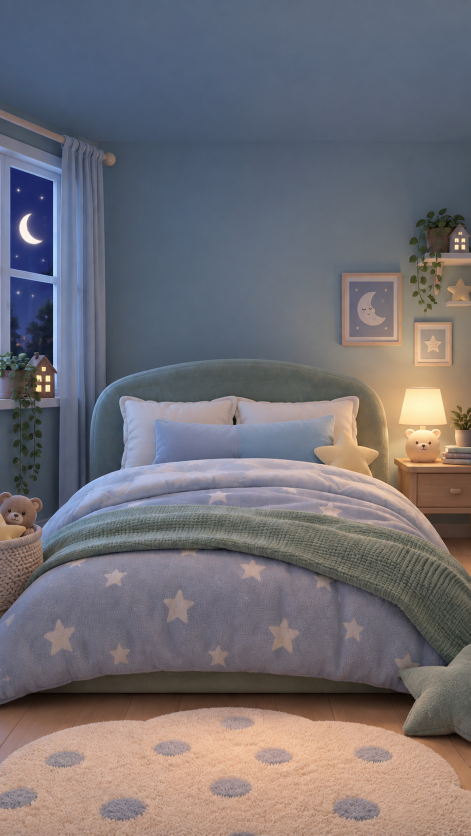
#> input picture assets/rooms/bedroom.jpg, 941 x 1672 px (shown at 1/2 size)
$ python gen_bedroom_brief.py ../assets/rooms
#> lines starting #> are read from the running program, lines starting #| are printed output that depends on the picture
"""Чертежи к брифу на слои спальни: схемы, обмеры, наглядные сравнения.

Заказчик отдаёт бриф в GPT одним файлом, поэтому всё, что раньше было
объяснением на словах, должно быть нарисовано и подписано прямо на картинке.
Скрипт собирает эти картинки в `docs/bedroom-brief/`, откуда их забирает
`docs/bedroom-brief.html` и дальше `tool/gen_pdf.py`.

    python3 tool/gen_bedroom_brief.py <папка-с-присланными-слоями>

В папке ожидаются файлы от подрядчика: room.png, blanket_front.png,
lamp_glow.png и четыре варианта мишки got_eyes_open / got_eyes_half /
got_eyes_closed / got_yawn.
"""

from __future__ import annotations

import argparse
from pathlib import Path

from PIL import Image, ImageDraw, ImageFont

ROOT = Path(__file__).resolve().parent.parent
SRC = ROOT / 'assets' / 'rooms' / 'bedroom.jpg'
FONT = ROOT / 'assets' / 'fonts' / 'Nunito.ttf'
OUT = ROOT / 'docs' / 'bedroom-brief'

W, H = 941, 1672

# Обмеры сняты с исходной картинки спальни. Меняются только вместе с ней.
BEAR = (355, 690, 591, 950)
FACE = (420, 830, 530, 915)
TIP = (463, 690)
EYE_L = (444, 857, 15, 13)      # центр x, центр y, ширина, высота
EYE_R = (502, 849, 14, 13)
NOSE = (464, 864, 491, 885)
MOUTH = (460, 878, 514, 901)
BLANKET_TOP = 912
GLOW = (785, 740, 880, 942)

# Что прислали: имя файла -> (ширина, высота, левый край, верх).
GOT = {
    'got_eyes_open.png': ('глаза открыты', 860, 946, 65, 400),
    'got_eyes_half.png': ('глаза полуприкрыты', 862, 958, 60, 374),
    'got_eyes_closed.png': ('глаза закрыты', 594, 650, 203, 508),
    'got_yawn.png': ('зевок', 590, 644, 194, 508),
}

INK = (26, 32, 46)
RED = (214, 69, 54)
GREEN = (46, 138, 94)
BLUE = (38, 106, 189)
GREY = (120, 132, 152)
PAPER = (255, 255, 255)


def font(size: int) -> ImageFont.FreeTypeFont:
    return ImageFont.truetype(str(FONT), size)


def label(draw, xy, text, size=22, fill=INK, anchor='la', pad=4, back=PAPER):
    """Подпись на плашке — иначе цифры теряются на пёстрой картинке.

    Многострочные подписи Pillow с якорем не рисует, поэтому строки
    раскладываем сами: так у подписи остаётся та же точка привязки.
    """
    f = font(size)
    lines = text.split('\n')
    step = size * 1.3
    # Якорь по вертикали задаёт, от чего отсчитывать первую строку.
    shift = {'a': 0.0, 't': 0.0, 'm': -(len(lines) - 1) / 2,
             's': 0.0, 'b': -(len(lines) - 1), 'd': -(len(lines) - 1)}
    first = shift.get(anchor[1], 0.0) * step
    spots = [(xy[0], xy[1] + first + i * step) for i in range(len(lines))]

    boxes = [draw.textbbox(spot, line, font=f, anchor=anchor)
             for spot, line in zip(spots, lines)]
    draw.rectangle(
        [min(b[0] for b in boxes) - pad, min(b[1] for b in boxes) - pad,
         max(b[2] for b in boxes) + pad, max(b[3] for b in boxes) + pad],
        fill=back,
    )
    for spot, line in zip(spots, lines):
        draw.text(spot, line, font=f, fill=fill, anchor=anchor)


def dashed(draw, box, fill, width=3, dash=14):
    """Пунктирная рамка: сплошная читается как часть картинки."""
    if len(box) == 2:
        box = (box[0][0], box[0][1], box[1][0], box[1][1])
    x0, y0, x1, y1 = box
    for x in range(int(x0), int(x1), dash * 2):
        draw.line([(x, y0), (min(x + dash, x1), y0)], fill=fill, width=width)
        draw.line([(x, y1), (min(x + dash, x1), y1)], fill=fill, width=width)
    for y in range(int(y0), int(y1), dash * 2):
        draw.line([(x0, y), (x0, min(y + dash, y1))], fill=fill, width=width)
        draw.line([(x1, y), (x1, min(y + dash, y1))], fill=fill, width=width)


def arrow(draw, a, b, fill, width=3, head=9):
    """Стрелка с двумя наконечниками — ею показываем размеры."""
    draw.line([a, b], fill=fill, width=width)
    for tip, other in ((a, b), (b, a)):
        dx, dy = other[0] - tip[0], other[1] - tip[1]
        length = max(1.0, (dx * dx + dy * dy) ** 0.5)
        ux, uy = dx / length, dy / length
        px, py = -uy, ux
        draw.polygon(
            [
                tip,
                (tip[0] + ux * head * 2 + px * head, tip[1] + uy * head * 2 + py * head),
                (tip[0] + ux * head * 2 - px * head, tip[1] + uy * head * 2 - py * head),
            ],
            fill=fill,
        )


# --- 1. Холст целиком: где стоит мишка ------------------------------------

def sheet_canvas() -> Image.Image:
    """Исходная спальня с разметкой: поля, прямоугольник мишки, размеры."""
    scale = 1
    pad_left, pad_top, pad_right, pad_bottom = 150, 110, 90, 90
    room = Image.open(SRC).convert('RGB')
#> room is the input picture: PIL image 941x1672 RGB; mean R, G, B 114.5, 110.7, 115.6
    img = Image.new('RGB', (W + pad_left + pad_right, H + pad_top + pad_bottom), PAPER)
#> img: PIL image 1181x1872 RGB; every value is 255
    img.paste(room, (pad_left, pad_top))
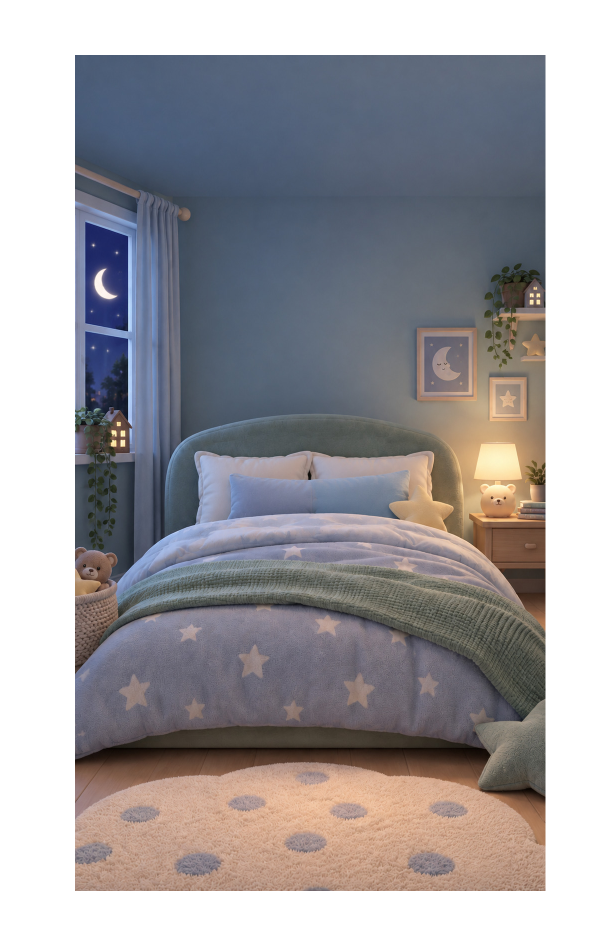
#> img: PIL image 1181x1872 RGB (shown at 1/2 size); mean R, G, B 155, 152.3, 155.8
    d = ImageDraw.Draw(img)

    def P(x, y):
        return (pad_left + x * scale, pad_top + y * scale)

    # Рамка холста и его размер.
    d.rectangle([P(0, 0), P(W - 1, H - 1)], outline=GREY, width=2)
    arrow(d, (pad_left, pad_top - 46), (pad_left + W, pad_top - 46), INK, 3)
    label(d, (pad_left + W / 2, pad_top - 46), '941 точка', 26, INK, 'mm')
    arrow(d, (pad_left - 96, pad_top), (pad_left - 96, pad_top + H), INK, 3)
    label(d, (pad_left - 96, pad_top + H / 2), '1672', 26, INK, 'mm')

    # Прямоугольник мишки.
    x0, y0, x1, y1 = BEAR
    d.rectangle([P(x0, y0), P(x1, y1)], outline=RED, width=4)

    # Отступы от краёв холста.
    d.line([P(0, y0), P(x0, y0)], fill=RED, width=2)
    arrow(d, P(0, y0 - 26), P(x0, y0 - 26), RED, 3)
    label(d, P(x0 / 2, y0 - 26), '355', 24, RED, 'mm')
    d.line([P(x0, 0), P(x0, y0)], fill=RED, width=2)
    arrow(d, P(x0 - 26, 0), P(x0 - 26, y0), RED, 3)
    label(d, P(x0 - 26, y0 / 2), '690', 24, RED, 'mm')

    # Размеры самой фигуры.
    arrow(d, P(x0, y1 + 34), P(x1, y1 + 34), RED, 3)
    label(d, P((x0 + x1) / 2, y1 + 34), '236', 24, RED, 'mm')
    arrow(d, P(x1 + 30, y0), P(x1 + 30, y1), RED, 3)
    label(d, P(x1 + 30, (y0 + y1) / 2), '260', 24, RED, 'mm')

    # Углы прямоугольника — подписи внутрь, чтобы не спорить с выносками.
    label(d, P(x0 + 8, y0 + 8), '355, 690', 24, RED, 'lt')
    label(d, P(x1 - 8, y1 - 8), '591, 950', 24, RED, 'rd')

    # Кончик колпака.
    tx, ty = TIP
    d.line([P(tx, ty - 46), P(tx, ty + 10)], fill=BLUE, width=3)
    label(d, P(tx, ty - 58), 'кончик колпака 463, 690', 22, BLUE, 'mb')

    # Кромка одеяла.
    d.line([P(0, BLANKET_TOP), P(W, BLANKET_TOP)], fill=GREEN, width=3)
    label(d, P(20, BLANKET_TOP + 10), 'одеяло перекрывает мишку от y = 912', 22, GREEN)

    # Свет ночника.
    g = GLOW
    dashed(d, [P(g[0], g[1]), P(g[2], g[3])], (214, 150, 40), 3)
    label(d, P(g[0] - 10, g[1]), 'ядро света ночника\n785–880 × 740–942',
          20, (170, 116, 26), 'rt')

    return img


# --- 2. Мордочка крупно ----------------------------------------------------

def sheet_face() -> Image.Image:
    """Зона лица с обмерами глаз, носа и рта."""
    k = 6                                  # во сколько раз увеличиваем
#> k = 6
    box = (400, 810, 550, 930)
    pad = 120
    crop = Image.open(SRC).convert('RGB').crop(box)
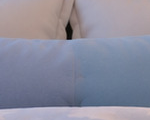
#> crop: PIL image 150x120 RGB; mean R, G, B 139.1, 139.7, 156.6
    crop = crop.resize(((box[2] - box[0]) * k, (box[3] - box[1]) * k), Image.LANCZOS)
#> crop: PIL image 900x720 RGB
    img = Image.new('RGB', (crop.size[0] + pad * 2, crop.size[1] + pad * 2), PAPER)
#> img: PIL image 1140x960 RGB; every value is 255
    img.paste(crop, (pad, pad))
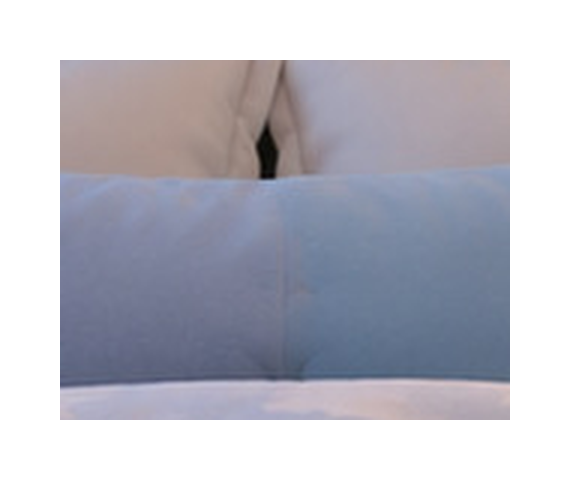
#> img: PIL image 1140x960 RGB (shown at 1/2 size); mean R, G, B 186.4, 186.7, 196.8
    d = ImageDraw.Draw(img)

    def P(x, y):
        return (pad + (x - box[0]) * k, pad + (y - box[1]) * k)

    # Зона, которую можно менять.
    fx0, fy0, fx1, fy1 = FACE
    dashed(d, [P(fx0, fy0), P(fx1, fy1)], RED, 5, 22)
    label(d, P(fx0, fy0 - 12), 'менять можно только здесь:  420, 830  —  530, 915',
          26, RED, 'lb')

    # Глаза.
    for (cx, cy, w, h), name in ((EYE_L, 'левый глаз'), (EYE_R, 'правый глаз')):
        d.ellipse([P(cx - w / 2, cy - h / 2), P(cx + w / 2, cy + h / 2)],
                  outline=BLUE, width=4)
        d.line([P(cx - 3, cy), P(cx + 3, cy)], fill=BLUE, width=3)
        d.line([P(cx, cy - 3), P(cx, cy + 3)], fill=BLUE, width=3)
    label(d, P(EYE_L[0] - 12, EYE_L[1] + 16), f'{EYE_L[0]}, {EYE_L[1]}\n{EYE_L[2]} × {EYE_L[3]}',
          24, BLUE, 'rt')
    label(d, P(EYE_R[0] + 12, EYE_R[1] - 16), f'{EYE_R[0]}, {EYE_R[1]}\n{EYE_R[2]} × {EYE_R[3]}',
          24, BLUE, 'lb')

    # Наклон головы: глаза не на одной высоте.
    d.line([P(fx0 + 4, EYE_L[1]), P(fx1 - 4, EYE_L[1])], fill=(190, 205, 225), width=2)
    d.line([P(fx0 + 4, EYE_R[1]), P(fx1 - 4, EYE_R[1])], fill=(190, 205, 225), width=2)
    arrow(d, P(fx1 - 16, EYE_R[1]), P(fx1 - 16, EYE_L[1]), GREEN, 3)
    label(d, P(fx1 - 10, (EYE_L[1] + EYE_R[1]) / 2),
          'правый глаз\nвыше на 8', 22, GREEN, 'lm')

    # Нос и рот.
    d.rectangle([P(NOSE[0], NOSE[1]), P(NOSE[2], NOSE[3])], outline=GREEN, width=4)
    label(d, P(NOSE[2] + 12, NOSE[1] + 8), 'нос 464–491 × 864–885\nне трогать',
          24, GREEN, 'lt')
    d.rectangle([P(MOUTH[0], MOUTH[1]), P(MOUTH[2], MOUTH[3])], outline=(150, 90, 170), width=4)
    label(d, P((MOUTH[0] + MOUTH[2]) / 2, MOUTH[3] + 14), 'рот 460–514 × 878–901',
          24, (150, 90, 170), 'ma')

    return img


# --- 3. Что прислали против того, что нужно --------------------------------

def sheet_scale(folder: Path) -> Image.Image:
    """Пять холстов в ряд: четыре присланных и один правильный."""
    k = 0.30
#> k = 0.3
    cw, ch = int(W * k), int(H * k)
#> cw = 282; ch = 501
    gap, top, bottom = 34, 78, 96
    items = list(GOT.items()) + [(None, ('как надо', 236, 260, 355, 690))]
    img = Image.new('RGB',
                    (len(items) * cw + (len(items) - 1) * gap, ch + top + bottom),
                    PAPER)
#> img: PIL image 1546x675 RGB; every value is 255
    d = ImageDraw.Draw(img)

    for i, (name, (title, w, h, x, y)) in enumerate(items):
        ox = i * (cw + gap)
#> ox = 0
        d.rectangle([ox, top, ox + cw - 1, top + ch - 1], outline=GREY, width=2)
        colour = GREEN if name is None else RED
        if name is None:
            art = Image.open(SRC).convert('RGB').crop(BEAR)
        else:
#> (the run stopped early here; a loop or call above may not have finished)

$ run again, with assets/rooms/bath.jpg copied over assets/rooms/bedroom.jpg
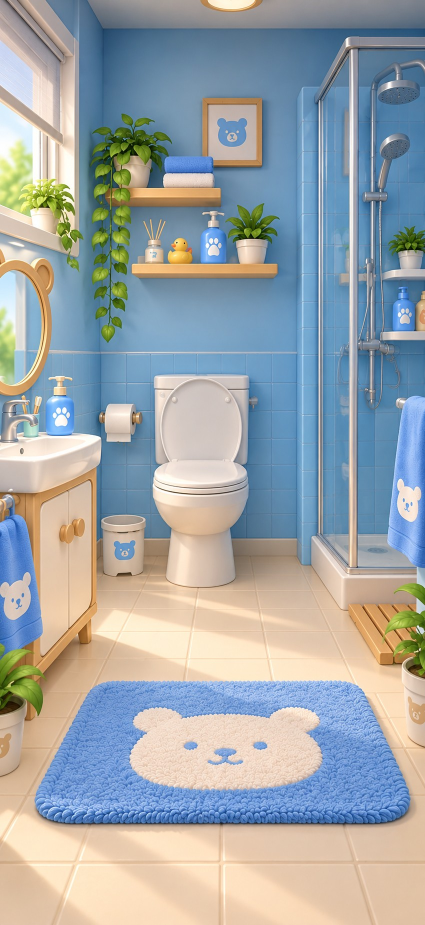
#> input picture assets/rooms/bath.jpg, 850 x 1850 px (shown at 1/2 size)
#> in sheet_canvas, room is the input picture: PIL image 850x1850 RGB; mean R, G, B 158.5, 165.8, 168.7
#> in sheet_canvas, `img.paste(room, (pad_left, pad_top))`:
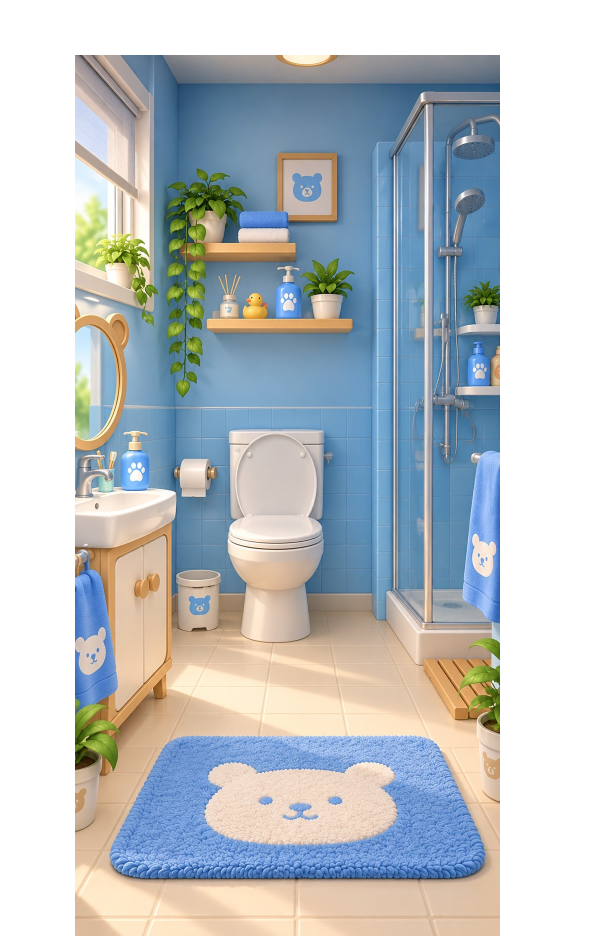
#> img: PIL image 1181x1872 RGB (shown at 1/2 size); mean R, G, B 186.9, 193.2, 196.3
#> in sheet_face, `k = 6`: k = 6
#> in sheet_face, `img.paste(crop, (pad, pad))`:
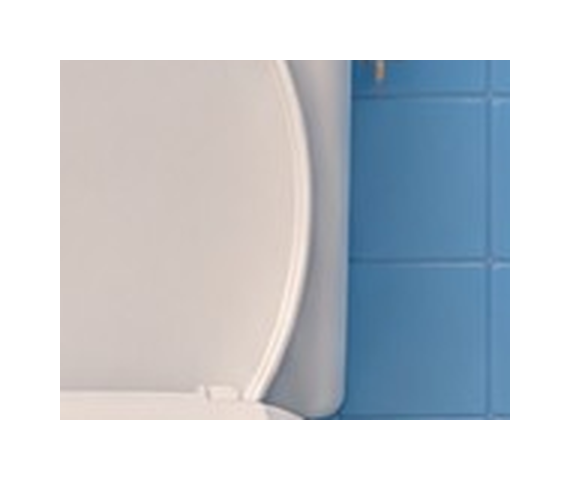
#> img: PIL image 1140x960 RGB (shown at 1/2 size); mean R, G, B 197.9, 204.1, 210.6
#> in sheet_scale, `k = 0.30`: k = 0.3
#> cw = 282; ch = 501
#> ox = 0

$ run again, with assets/rooms/kitchen.jpg copied over assets/rooms/bedroom.jpg
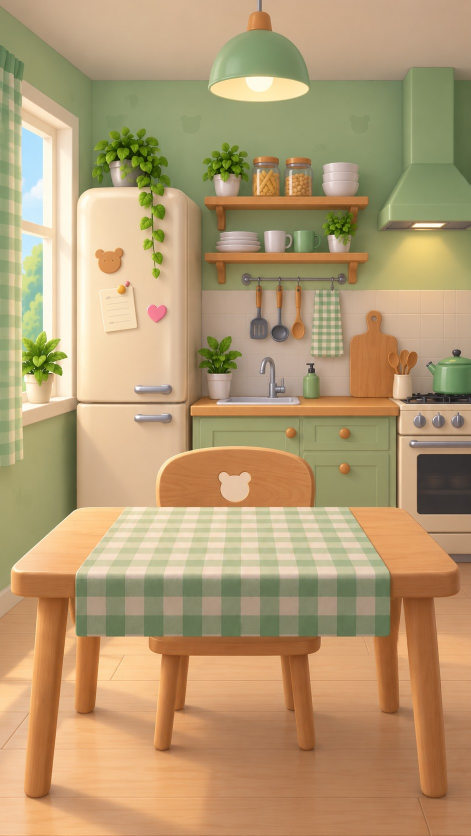
#> input picture assets/rooms/kitchen.jpg, 941 x 1672 px (shown at 1/2 size)
#> in sheet_canvas, room is the input picture: PIL image 941x1672 RGB; mean R, G, B 180.1, 154.5, 114.6
#> in sheet_canvas, `img.paste(room, (pad_left, pad_top))`:
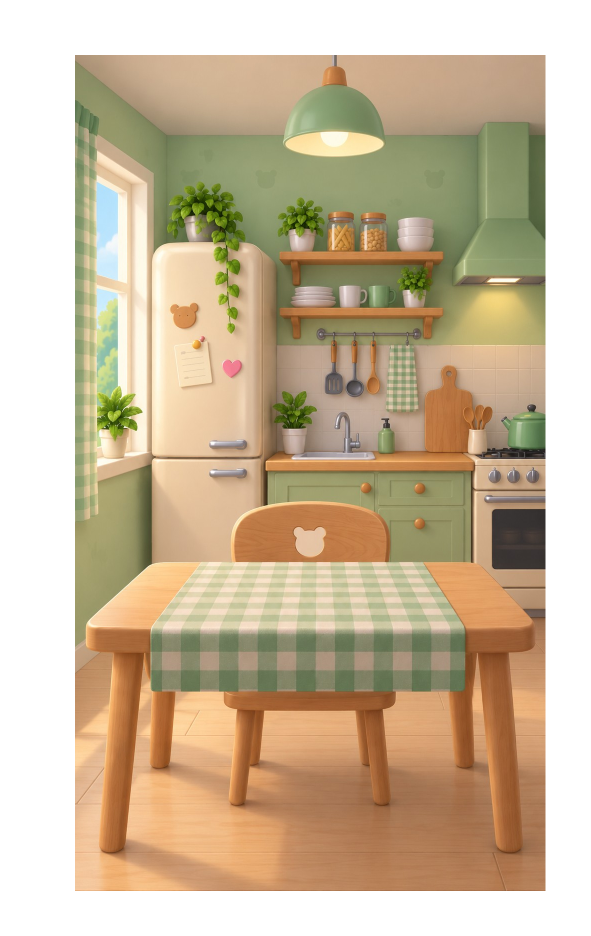
#> img: PIL image 1181x1872 RGB (shown at 1/2 size); mean R, G, B 201.7, 183.5, 155.1
#> in sheet_face, `k = 6`: k = 6
#> in sheet_face, `img.paste(crop, (pad, pad))`:
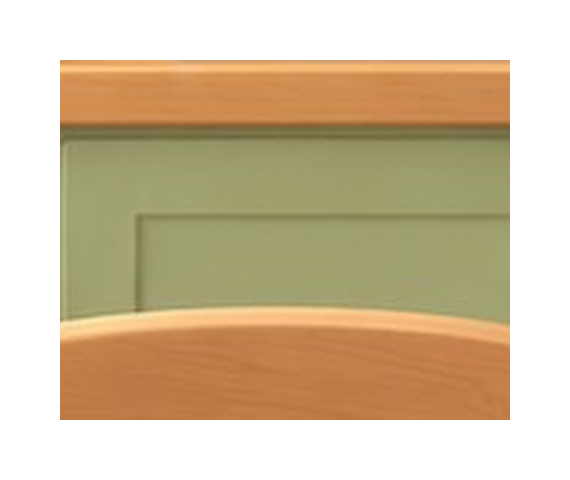
#> img: PIL image 1140x960 RGB (shown at 1/2 size); mean R, G, B 209.9, 191, 160.5
#> in sheet_scale, `k = 0.30`: k = 0.3
#> cw = 282; ch = 501
#> ox = 0
